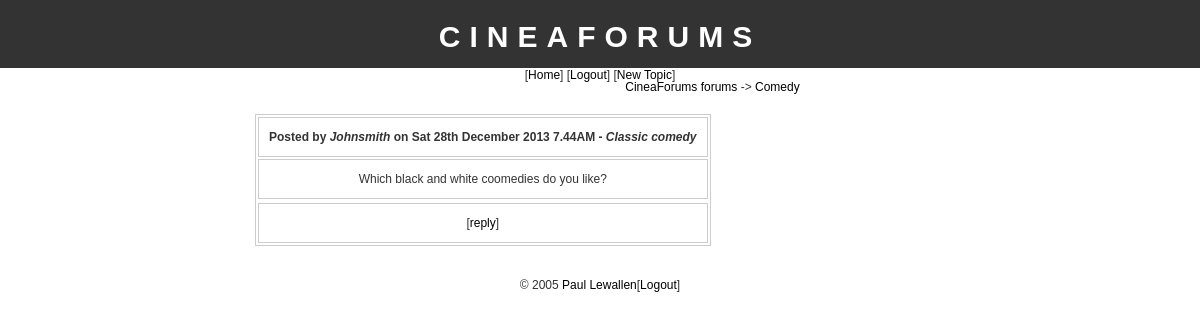
Screenshot of /viewmessages.php?id=1 (signed in) with the database file from the repository.
### tables this page shows
CREATE TABLE IF NOT EXISTS `topics` (
  `id` tinyint(4) NOT NULL AUTO_INCREMENT,
  `date` datetime NOT NULL,
  `user_id` int(11) NOT NULL,
  `forum_id` tinyint(4) NOT NULL,
  `subject` varchar(100) NOT NULL,
  PRIMARY KEY (`id`)
);

CREATE TABLE IF NOT EXISTS `forums` (
  `id` tinyint(4) NOT NULL AUTO_INCREMENT,
  `cat_id` tinyint(4) NOT NULL,
  `name` varchar(30) NOT NULL,
  `description` varchar(255) NOT NULL,
  PRIMARY KEY (`id`)
);

CREATE TABLE IF NOT EXISTS `messages` (
  `id` tinyint(4) NOT NULL AUTO_INCREMENT,
  `date` datetime NOT NULL,
  `user_id` int(11) NOT NULL,
  `topic_id` int(11) NOT NULL,
  `subject` varchar(100) NOT NULL,
  `body` text NOT NULL,
  PRIMARY KEY (`id`)
);

CREATE TABLE IF NOT EXISTS `users` (
  `id` tinyint(4) NOT NULL AUTO_INCREMENT,
  `username` varchar(10) NOT NULL,
  `password` varchar(10) NOT NULL,
  `email` varchar(100) NOT NULL,
  `verifystring` varchar(20) NOT NULL,
  `active` tinyint(4) NOT NULL,
  PRIMARY KEY (`id`)
);

### config.php (called while the page is built, shortened)
<?php
    $config_forumsname = "CineaForums";
?>

### viewmessages.php (the view, shortened to what this page needs)
<?php
include("config.php");
if(isset($_GET['id']) == TRUE) {
    if($error == 1) {
        header("Location: " . $config_basedir);
    }
    else {
        $validtopic = $_GET['id'];
    }
}
else {
    header("Location: " . $config_basedir);
}
require("header.php");
$topicsql = "SELECT topics.subject,
topics.forum_id, forums.name FROM topics,
forums WHERE topics.forum_id = forums.id
AND topics.id = " . $validtopic . ";";
$topicresult = mysql_query($topicsql);
$topicrow = mysql_fetch_assoc($topicresult);
echo "<h2>" . $topicrow['subject'] . "</h2>";
echo "<a href='index.php'>" . $config_forumsname
        . " forums</a> -> <a href='viewforum.php?id="
        . $topicrow['forum_id'] . "'>" . $topicrow['name']
        . "</a><br /><br />";
$threadsql = "SELECT messages.*, users.username
FROM messages, users WHERE messages.user_id
= users.id AND messages.topic_id = " . $validtopic
        . " ORDER BY messages.date;";
$threadresult = mysql_query($threadsql);
echo "<table>";
while($threadrow = mysql_fetch_assoc($threadresult)) {
    echo "<tr><td><strong>Posted by <i>"
            . $threadrow['username'] . "</i> on "
            . date("D jS F Y g.iA", strtotime($threadrow['date']))
            . " - <i>" . $threadrow['subject']
            . "</i></strong></td></tr>";
    echo "<tr><td>" . $threadrow['body']. "</td></tr>";
}
echo "<tr><td>[<a href='reply.php?id=" . $validtopic .
        "'>reply</a>]</td></tr>";
echo "</table>";
require("footer.php");
?>

### css/stylesheet.css (style rules this page uses)
body { font-family: "trebuchet ms", verdana, sans-serif; font-size: 12px; line-height: 1.5em; color: #333; background: #ffffff; margin: 0; padding: 0; text-align: center; width: 100%; }
a:link { text-decoration: none; color: #000; }
table { border: thin solid #cccccc; background: #ffffff; }
td { border: thin solid #cccccc; padding: 10px; }

### rows the page displays
topics: forum.name "Comedy"
messages: user.username "Johnsmith", date "Sat 28th December 2013 7.44AM", subject "Classic comedy", body "Which black and white coomedies do you like?"

### other values shown
$config_forumsname "CINEAFORUMS"
$config_forumsname "CineaForums"
$config_admin "Paul Lewallen"
